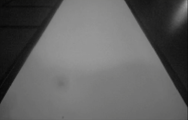
#> input picture LineDetect/Python_Script/bmp/SEEKFREE_CAM_IMG.bmp, 188 x 120 px; its folder holds only this picture in this run
$ python edge_detection.py
#> lines starting #> are read from the running program, lines starting #| are printed output that depends on the picture; after the words box and inside, x2 and y2 are one past the last pixel; in counts of white or black regions, pixels touching at a corner belong together
import cv2
import os
import numpy as np
import time

INPUT_DIR = '../bmp'
OUTPUT_DIR = '../output'
IMAGE_WIDTH = 180
IMAGE_HEIGHT = 122

global_img = None
global_edges = None

def Load_Image(filename):
#> called with filename = 'SEEKFREE_CAM_IMG.bmp'
    global global_img, global_edges

    input_path = os.path.join(INPUT_DIR, filename)

    global_img = cv2.imread(input_path)
#> global_img is the input picture: shape (120, 188, 3); mean B, G, R 97.6, 97.7, 97.7

    if global_img is None:
        return False

    global_img = cv2.resize(global_img, (IMAGE_WIDTH, IMAGE_HEIGHT))
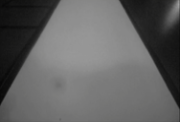
#> global_img: shape (122, 180, 3); mean B, G, R 97.5, 97.6, 97.6

    gray = cv2.cvtColor(global_img, cv2.COLOR_BGR2GRAY)

    global_edges = cv2.Canny(gray, 100, 200)
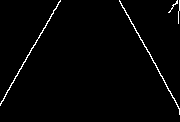
#> global_edges: shape (122, 180); 1.8% white in thin lines or dots

    return True

def process_images():
    start_time = time.time()

    if not os.path.exists(INPUT_DIR):
        print(f"\033[91mError: {INPUT_DIR} directory not found\033[0m")
        return

    if not os.path.exists(OUTPUT_DIR):
        os.makedirs(OUTPUT_DIR)

    bmp_files = [f for f in os.listdir(INPUT_DIR) if f.lower().endswith('.bmp')]

    if not bmp_files:
        print(f"\033[91mWarning: No .bmp files found in {INPUT_DIR}\033[0m")
        return

    print(f"Found {len(bmp_files)} BMP files")

    for filename in bmp_files:
        file_start_time = time.time()
        output_path = os.path.join(OUTPUT_DIR, filename)

        print(f"Processing: {filename}")

        if not Load_Image(filename):
            print(f"\033[91mError: Cannot read {filename}\033[0m")
            continue

        result = global_img.copy()

        result[global_edges > 0] = [0, 0, 255]
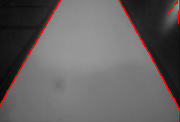
#> result: shape (122, 180, 3); 1.76% of pixels changed, all inside (x1, y1, x2, y2) = (0, 0, 180, 115)

        cv2.imwrite(output_path, result)
        file_end_time = time.time()
        file_duration = (file_end_time - file_start_time) * 1000
        print(f"Saved: {output_path}")
        print(f"Time: {file_duration:.0f}ms")

    end_time = time.time()
    total_duration = (end_time - start_time) * 1000
    print(f"Done! Total time: {total_duration:.0f}ms")

if __name__ == '__main__':
    process_images()
